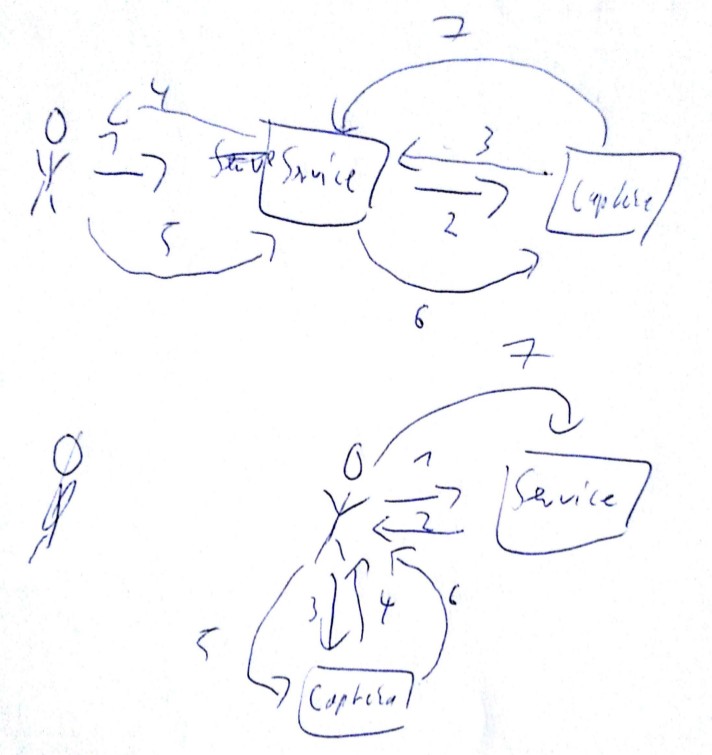
#> input picture images/workflow.png, 712 x 755 px
$ python pil_test.py ../images/workflow.png ../images/workflow.png   (Python 2 division)
#> lines starting #> are read from the running program, lines starting #| are printed output that depends on the picture
from __future__ import print_function
import os
import sys
import math
import numpy as np
import random
from decimal import *

from PIL import Image, ImageDraw

# [22 lines of commented-out code are left out]

def wave_transformation(input_data, output_data, width, height):
	frequency_modifier = Decimal(random.uniform(0.6, 0.8) * (width / height))
	frequency = frequency_modifier * (Decimal(1) / Decimal((width / 2))) * Decimal(math.pi)

	amplitude_modifier = random.uniform(5, 7)
	amplitude = (height / amplitude_modifier)

#	print(width, height)
#	print(frequency, amplitude)

	for x in range(width):
		for y in range(height):
			shift = math.sin(frequency*x)*amplitude
			new_y = y + shift
			if new_y < height and new_y > 0:
				output_data[x,y] = input_data[x, new_y]
			# in case pixel would be shifted out of bounds it is replaced with the pixel at the bottom or top
			elif shift < 0:
				output_data[x,y] = input_data[x, 0]
			elif shift >= 0:
				output_data[x,y] = input_data[x, (height-1)]

def find_dominant_color(input_img):
	number_of_pixels = input_img.size[0]*input_img.size[1]
	color_list = input_img.getcolors(maxcolors = number_of_pixels)
	return sorted(color_list, reverse=True)[0][1]

def main():
	infile = sys.argv[1]
	name, ending = os.path.splitext(infile)
	outfile = name + "_new" + ending

	input_img = Image.open(infile)
#> input_img is the input picture: PIL image 712x755 RGB; mean R, G, B 249.9, 250.1, 251.6
	input_data = input_img.load()

	width = input_img.size[0]
#> width = 712
	height = input_img.size[1]
#> height = 755
	dominant_color = find_dominant_color(input_img)
#> in find_dominant_color, `color_list = input_img.getcolors(maxcolors = number_of_pixels)`: color_list = 24946 items
#> dominant_color = (255, 255, 255)

	output_img = Image.new("RGB", input_img.size, "white")
#> output_img: PIL image 712x755 RGB; every value is 255
	output_data = output_img.load()

	draw = ImageDraw.Draw(input_img)
	draw.line((0, height/2, width-1, height/2), fill=dominant_color, width=height/10)

	if sys.argv[2] == "w":
		wave_transformation(input_data, output_data, width, height)

	# [5 lines of commented-out code are left out]

	output_img.save(outfile)
	input_img.show()
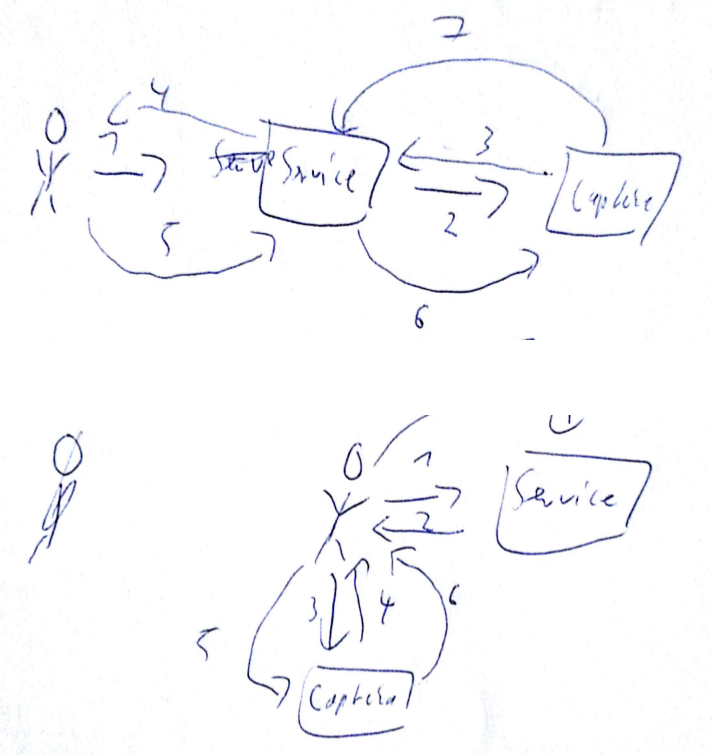
#> shown: PIL image 712x755 RGB; mean R, G, B 250.1, 250.3, 251.7
	output_img.show()

if __name__ == "__main__":
	main()
